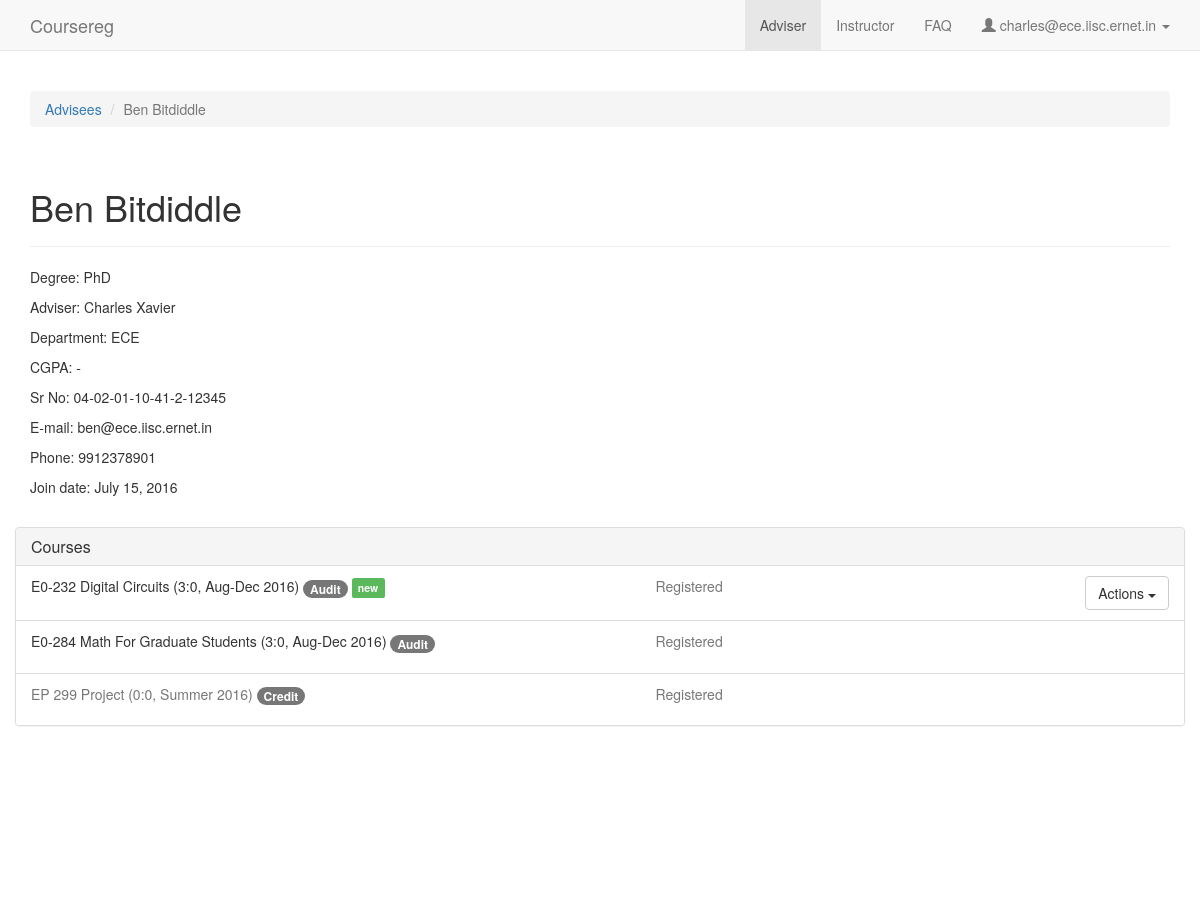
Page /adviser/3 (signed in) on the earlier database version.
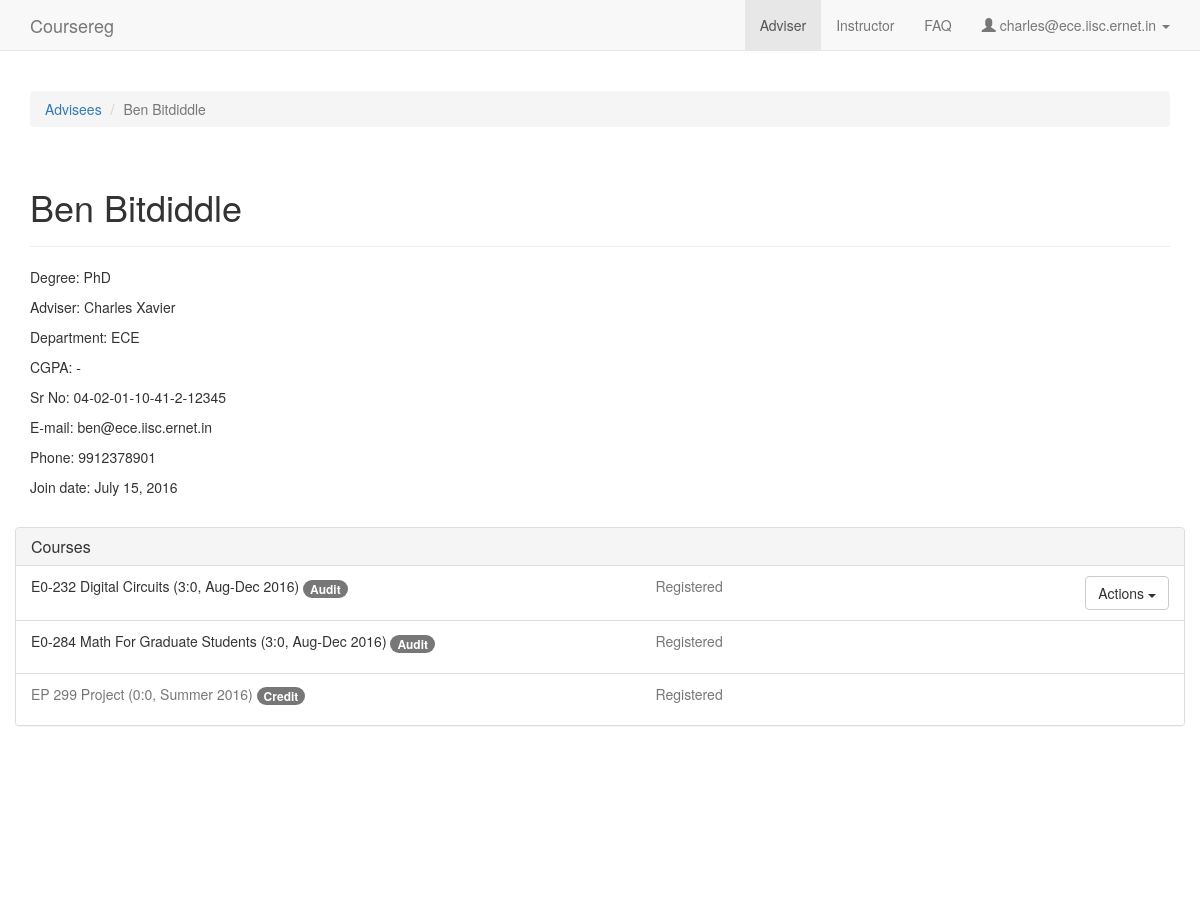
Same page on the later database version.
### coursereg/models.py (models this page shows, shortened)
class Participant(models.Model):
    PARTICIPANT_STUDENT = 0
    PARTICIPANT_INSTRUCTOR = 1
    PARTICIPANT_TA = 2
    PARTICIPANT_CHOICES = (
        (PARTICIPANT_STUDENT, 'Student'),
        (PARTICIPANT_INSTRUCTOR, 'Instructor'),
        (PARTICIPANT_TA, 'TA'),
    )
    user = models.ForeignKey('User', on_delete=models.CASCADE)
    course = models.ForeignKey('Course', on_delete=models.CASCADE)
    participant_type = models.IntegerField(default=PARTICIPANT_INSTRUCTOR, choices=PARTICIPANT_CHOICES)
    registration_type = models.ForeignKey('RegistrationType', null=True, on_delete=models.CASCADE)
    is_drop = models.BooleanField(default=False)
    grade = models.ForeignKey('Grade', on_delete=models.CASCADE, blank=True, null=True)
    should_count_towards_cgpa = models.BooleanField(default=True)
    lock_from_student = models.BooleanField(default=False)
    is_adviser_reviewed = models.BooleanField(default=False)
    is_instructor_reviewed = models.BooleanField(default=False)
    created_at = models.DateTimeField(auto_now_add=True)
    updated_at = models.DateTimeField(auto_now=True)
    def get_status_desc(self):
        if self.is_drop:
            return 'Dropped this course'
        if self.grade == None:
            if self.user.is_dcc_review_pending:
                return 'In progress'
            else:
                return 'Registered'
        else:
            return self.grade
    def get_reg_type_desc(self):
        if self.is_drop:
            return 'Drop'
        else:
            return self.registration_type

class Course(models.Model):
    num = models.CharField(max_length=100)
    title = models.CharField(max_length=200)
    department = models.ForeignKey(Department, on_delete=models.CASCADE)
    term = models.ForeignKey(Term)
    credits = models.CharField(max_length=100, default='', verbose_name="Credits (ex: 3:0)")
    should_count_towards_cgpa = models.BooleanField(default=True)
    created_at = models.DateTimeField(auto_now_add=True)
    updated_at = models.DateTimeField(auto_now=True)
    timings = models.CharField(max_length=100, default='Not fixed yet')
    def is_last_reg_date_passed(self):
        return timezone.now() > self.term.last_reg_date
    def is_last_cancellation_date_passed(self):
        return timezone.now() > self.term.last_cancellation_date
    def is_last_conversion_date_passed(self):
        return timezone.now() > self.term.last_conversion_date
    def is_last_drop_date_passed(self):
        return timezone.now() > self.term.last_drop_date
    def __unicode__(self):
        return self.num + ' ' + self.title + ' (%s, %s)' % (self.credits, self.term)

class Term(models.Model):
    name = models.CharField(max_length=100)
    year = models.CharField(max_length=4)
    start_reg_date = models.DateTimeField(default=timezone.now)
    last_reg_date = models.DateTimeField(default=timezone.now)
    last_adviser_approval_date = models.DateTimeField(default=timezone.now)
    last_instructor_approval_date = models.DateTimeField(default=timezone.now)
    last_cancellation_date = models.DateTimeField(default=timezone.now)
    last_conversion_date = models.DateTimeField(default=timezone.now)
    last_drop_date = models.DateTimeField(default=timezone.now)
    last_grade_date = models.DateTimeField(default=timezone.now)
    is_active = models.BooleanField(default=True)
    def __unicode__(self):
        return '%s %s' % (self.name, self.year)

class RegistrationType(models.Model):
    name = models.CharField(max_length=100)
    should_count_towards_cgpa = models.BooleanField(default=True)
    is_active = models.BooleanField(default=True)
    def __unicode__(self):
        return self.name

class User(AbstractBaseUser, PermissionsMixin):
    USER_TYPE_STUDENT = 0
    USER_TYPE_FACULTY = 1
    USER_TYPE_DCC = 2
    USER_TYPE_OTHER = 3
    USER_TYPE_CHOICES = (
        (USER_TYPE_STUDENT, "Student"),
        (USER_TYPE_FACULTY, "Faculty"),
        (USER_TYPE_DCC, "DCC"),
        (USER_TYPE_OTHER, "Other"),
    )
    email = models.EmailField(max_length=254, unique=True)
    full_name = models.CharField(max_length=250)
    user_type = models.IntegerField(default=USER_TYPE_OTHER, choices=USER_TYPE_CHOICES)
    adviser = models.ForeignKey('self', null=True, blank=True, on_delete=models.CASCADE, limit_choices_to={'user_type': USER_TYPE_FACULTY})
    degree = models.ForeignKey(Degree, on_delete=models.CASCADE, null=True, blank=True)
    department = models.ForeignKey(Department, on_delete=models.CASCADE, null=True)
    date_joined = models.DateTimeField(default=timezone.now)
    sr_no = models.CharField(max_length=200, default='-')
    telephone = models.CharField(max_length=100, default='', blank=True)
    is_dcc_review_pending = models.BooleanField(default=False)
    is_dcc_sent_notification = models.BooleanField(default=False)
    is_staff = models.BooleanField(default=False)
    is_active = models.BooleanField(default=True)
    objects = CustomUserManager()
    USERNAME_FIELD = 'email'
    REQUIRED_FIELDS = []
    def cgpa(self):
        if self.user_type == User.USER_TYPE_STUDENT:
            total_credits = 0
            total_grade_points = 0
            for p in Participant.objects.filter(user=self).exclude(is_drop=False).exclude(should_count_towards_cgpa=False):
                if p.registration_type.should_count_towards_cgpa and p.course.should_count_towards_cgpa and p.grade and p.grade.should_count_towards_cgpa:
                    total_credits += p.course.credits
                    total_grade_points += p.grade.points * p.course.credits
            if total_credits > 0:
                return "%.1f" % (total_grade_points * 1.0 / total_credits)
        return '-'

### coursereg/views/adviser.py (the view)
# urls.py: url(r'^instructor/([0-9]+)$', views.instructor.detail, name='instructor_detail'),
@login_required
def detail(request, student_id):
    student = models.User.objects.get(id=student_id)
    if not request.user == student.adviser:
        raise PermissionDenied
    is_last_reg_date_passed_for_all_courses = not any(not p.course.is_last_reg_date_passed() for p in models.Participant.objects.filter(user=student))
    if settings.WARN_REVIEW_BEFORE_LAST_DATE and not is_last_reg_date_passed_for_all_courses:
        messages.warning(request, 'Registration is still open. Visit this page after the last application date.')
    context = {
        'user_type': 'faculty',
        'nav_active': 'adviser',
        'user_email': request.user.email,
        'student': student,
        'reg_types': models.RegistrationType.objects.filter(is_active=True),
        'is_manual_faculty_review_enabled': settings.MANUAL_FACULTY_REVIEW,
        'can_adviser_add_courses_for_students': settings.CAN_ADVISER_ADD_COURSES_FOR_STUDENTS,
        'notifications': [(n.created_at, models.Notification.ORIGIN_CHOICES[n.origin][1], n.message)
            for n in models.Notification.objects.filter(user=student, is_adviser_acknowledged=False).order_by('-created_at')],
        'participants': list(models.Participant.objects.filter(user=student).order_by('-course__term__last_reg_date')),
        'courses': models.Course.objects.filter(term__last_adviser_approval_date__gte=timezone.now(),
                                                term__start_reg_date__lte=timezone.now())
    }
    if not settings.MANUAL_FACULTY_REVIEW:
        models.Participant.objects.filter(user=student, is_adviser_reviewed=False).update(is_adviser_reviewed=True)
    return render(request, 'coursereg/adviser_detail.html', context)

### coursereg/models.py (called while the page is built)
    def __unicode__(self):
        return self.abbreviation

    def __unicode__(self):
        return self.name

### coursereg/templates/coursereg/adviser_detail.html (shortened to what the changed rows need)
{% extends "coursereg/base.html" %}
{% block body %}
<div class="container" id="maincontainer">
    <div class="row">
        <div class="col-md-12">
            <div class="page-header">
                <h1>{{ student.full_name }}</h1>
            </div>
        </div>
    </div>
    {% if participants %}
    <div class="row top-buffer-1">
        <div class="panel panel-default">
            <ul class="list-group">
                {% for participant in participants %}
                <li class="list-group-item">
                    <div class="row">
                        <div class="col-md-12 col-xs-12">
                            <div class="row">
                                <div class="col-md-11 col-xs-10">
                                    <div class="row">
                                        <div class="col-md-7 col-xs-12">
                                            {% if participant.should_count_towards_cgpa %}
                                            <p>
                                            {% else %}
                                            <p class="text-muted">
                                            {% endif %}
                                                {{ participant.course }}
                                                <span class="badge">{{ participant.get_reg_type_desc }}</span>
                                                {% if not participant.is_adviser_reviewed %}
                                                <span class="label label-success">new</span>
                                                {% endif %}
                                            </p>
                                        </div>
                                        <div class="col-md-5 col-xs-12">
                                            <p class="text-muted">
                                                {{ participant.get_status_desc }}
                                            </p>
                                        </div>
                                    </div>
                                </div>
                                <div class="col-md-1 col-xs-2">
                                    <div title="Options" class="pull-right">
                                        {% if not participant.course.is_last_drop_date_passed %}
                                        <div class="dropdown">
                                            <button class="btn btn-default dropdown-toggle hidden-xs" type="button" data-toggle="dropdown" aria-haspopup="true" aria-expanded="true">
                                                Actions
                                                <span class="caret"></span>
                                            </button>
                                        </div>
                                        {% endif %}
                                    </div>
                                </div>
                            </div>
                        </div>
                    </div>
                </li>
                {% endfor %}
            </ul>
        </div>
    </div>
    {% endif %}
</div>
{% endblock %}
{% block head %}
{% load staticfiles %}
<link href="{% static 'coursereg/css/select2.min.css' %}" rel="stylesheet">
<link href="{% static 'coursereg/css/select2-bootstrap.min.css' %}" rel="stylesheet">
{% endblock %}
{% block script %}
{% load staticfiles %}
{% endblock %}

Differences in the rows shown:
changed Participant "E0-232 Digital Circuits (3:0, Aug-Dec 2016)": no longer shows "new"
